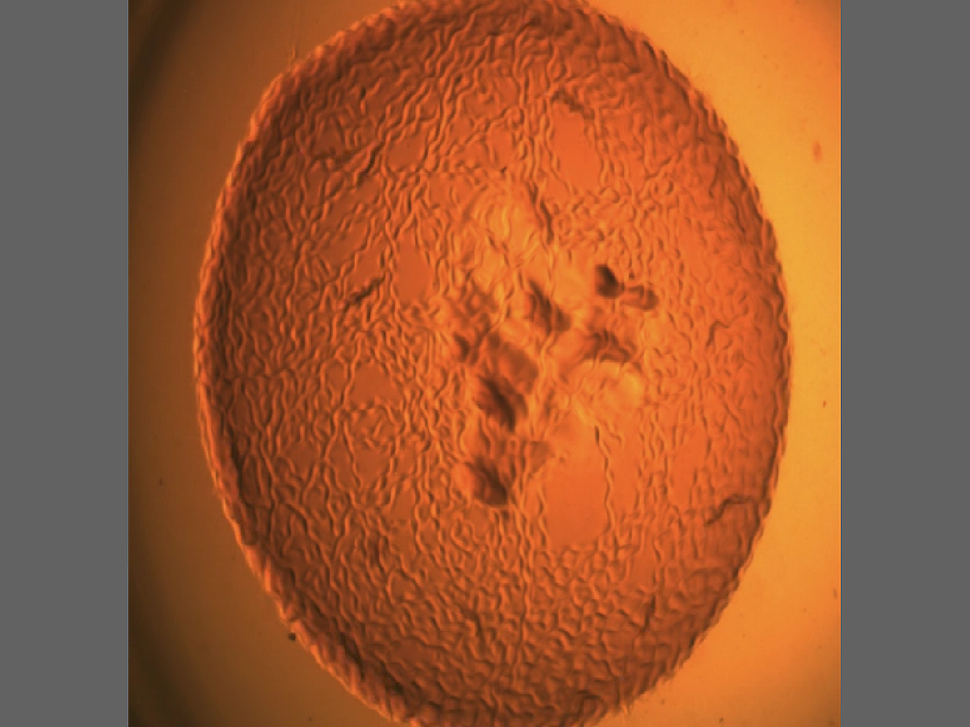
%> input picture src/frames/frame01.png, 970 x 727 px, shrunk from 1440 x 1080 before the run; its folder holds only this picture in this run
$ octave prueba2.m   (GNU Octave 9; MATLAB toolbox functions it lacks are replaced by stand-ins)
%> lines starting %> are read from the running program, lines starting %| are printed output that depends on the picture
### src/funciones/medianaCorrida.m
function [stackRes,medianas]=medianaCorrida(stack,k)
%Se descartan las k primeras imagenes
% stackRes devuelve un stack de imagenes que consiste en la resta
% de la imagen actual, con la mediana de las k imagenes anteriores
% En "medianas" se guardan las medianas resultantes

[m n N] = size(stack);

medianas = zeros(m,n,N-k);
stackRes = zeros(m,n,N-k);

for l = k+1:N
    medianas(:,:,l-k) = median(stack(:,:,l-k:l-1),3);
    stackRes(:,:,l-k) = imsubtract(stack(:,:,l),medianas(:,:,l-k));
    disp([num2str((l-k)*100/(N-k)) '%'])
end

### src/scripts/prueba2.m
clc
clear all
close all

archivosIma = dir('../frames/*.png');
N = length(archivosIma); %Cantidad de frames

disp('Leyendo imagenes')
ima1 = rgb2gray(imread(['../frames/' archivosIma(1).name]));
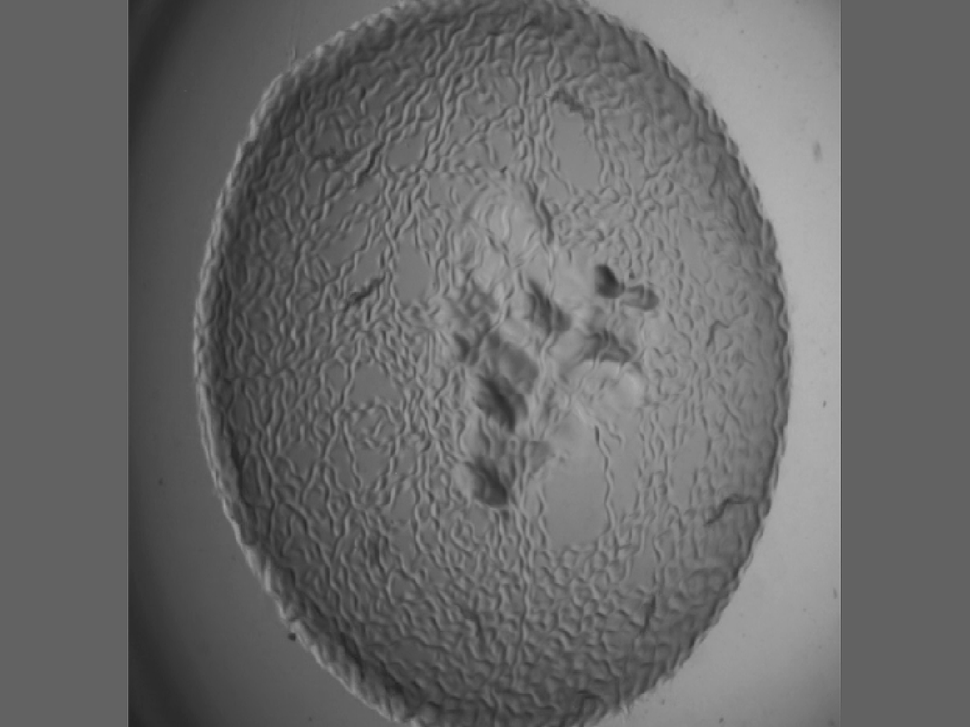
%> ima1: size 727x970 uint8; min 35, max 184, mean 105.1
[m n] = size(ima1);
%> m = 727; n = 970

%Primero intento trabajar con "diferencias por movimiento"

stack = zeros(m,n,N);
stack(:,:,1) = ima1;

for i=2:N
    stack(:,:,i) = rgb2gray(imread(['../frames/' archivosIma(i).name]));
end

%submuestreo
subm = 2;
stack = stack(1:subm:end,1:subm:end,:);
%> stack: size 364x485 double
[m n] = size(stack(:,:,1));
%> m = 364; n = 485

disp('Calculando la mediana')
k = 2;
[stackRes,medianas]=medianaCorrida(stack,k);
%> stackRes = []; medianas = []

disp('mostrando resultados iniciales')
for i=1:N-k
    figure
    subplot(1,2,1)
    imshow(stack(:,:,i+k),[0 255])
    subplot(1,2,2)
    imshow(stackRes(:,:,i),[0 255])
end
